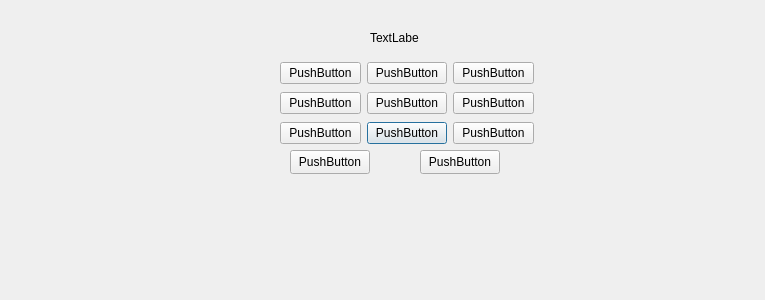
<?xml version="1.0" encoding="UTF-8"?>
<ui version="4.0">
 <class>GameWindow</class>
 <widget class="QDialog" name="GameWindow">
  <property name="geometry">
   <rect>
    <x>0</x>
    <y>0</y>
    <width>765</width>
    <height>300</height>
   </rect>
  </property>
  <property name="windowTitle">
   <string>Dialog</string>
  </property>
  <widget class="QWidget" name="gridLayoutWidget">
   <property name="geometry">
    <rect>
     <x>280</x>
     <y>60</y>
     <width>254</width>
     <height>86</height>
    </rect>
   </property>
   <layout class="QGridLayout" name="gridLayout">
    <item row="2" column="1">
     <widget class="QPushButton" name="pushButton_6">
      <property name="text">
       <string>PushButton</string>
      </property>
     </widget>
    </item>
    <item row="2" column="0">
     <widget class="QPushButton" name="pushButton_5">
      <property name="text">
       <string>PushButton</string>
      </property>
     </widget>
    </item>
    <item row="1" column="1">
     <widget class="QPushButton" name="pushButton_4">
      <property name="text">
       <string>PushButton</string>
      </property>
     </widget>
    </item>
    <item row="0" column="0">
     <widget class="QPushButton" name="pushButton">
      <property name="text">
       <string>PushButton</string>
      </property>
     </widget>
    </item>
    <item row="1" column="0">
     <widget class="QPushButton" name="pushButton_3">
      <property name="text">
       <string>PushButton</string>
      </property>
     </widget>
    </item>
    <item row="0" column="1">
     <widget class="QPushButton" name="pushButton_2">
      <property name="text">
       <string>PushButton</string>
      </property>
     </widget>
    </item>
    <item row="1" column="2">
     <widget class="QPushButton" name="pushButton_7">
      <property name="text">
       <string>PushButton</string>
      </property>
     </widget>
    </item>
    <item row="0" column="2">
     <widget class="QPushButton" name="pushButton_8">
      <property name="text">
       <string>PushButton</string>
      </property>
     </widget>
    </item>
    <item row="2" column="2">
     <widget class="QPushButton" name="pushButton_9">
      <property name="text">
       <string>PushButton</string>
      </property>
     </widget>
    </item>
   </layout>
  </widget>
  <widget class="QLabel" name="label">
   <property name="geometry">
    <rect>
     <x>370</x>
     <y>30</y>
     <width>49</width>
     <height>16</height>
    </rect>
   </property>
   <property name="text">
    <string>TextLabel</string>
   </property>
  </widget>
  <widget class="QPushButton" name="pushButton_10">
   <property name="geometry">
    <rect>
     <x>290</x>
     <y>150</y>
     <width>80</width>
     <height>24</height>
    </rect>
   </property>
   <property name="text">
    <string>PushButton</string>
   </property>
  </widget>
  <widget class="QPushButton" name="pushButton_11">
   <property name="geometry">
    <rect>
     <x>420</x>
     <y>150</y>
     <width>80</width>
     <height>24</height>
    </rect>
   </property>
   <property name="text">
    <string>PushButton</string>
   </property>
  </widget>
 </widget>
 <resources/>
 <connections/>
</ui>
